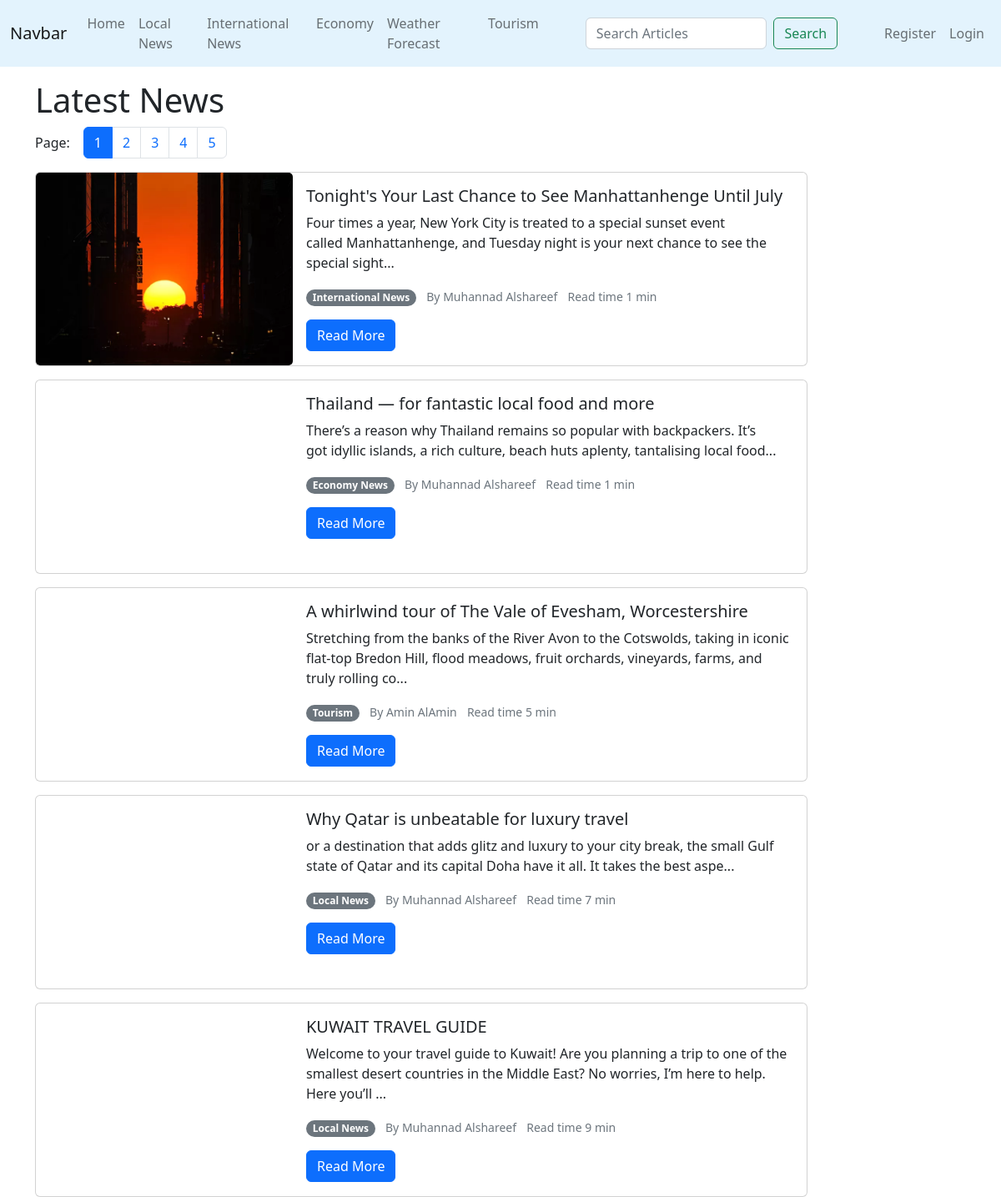
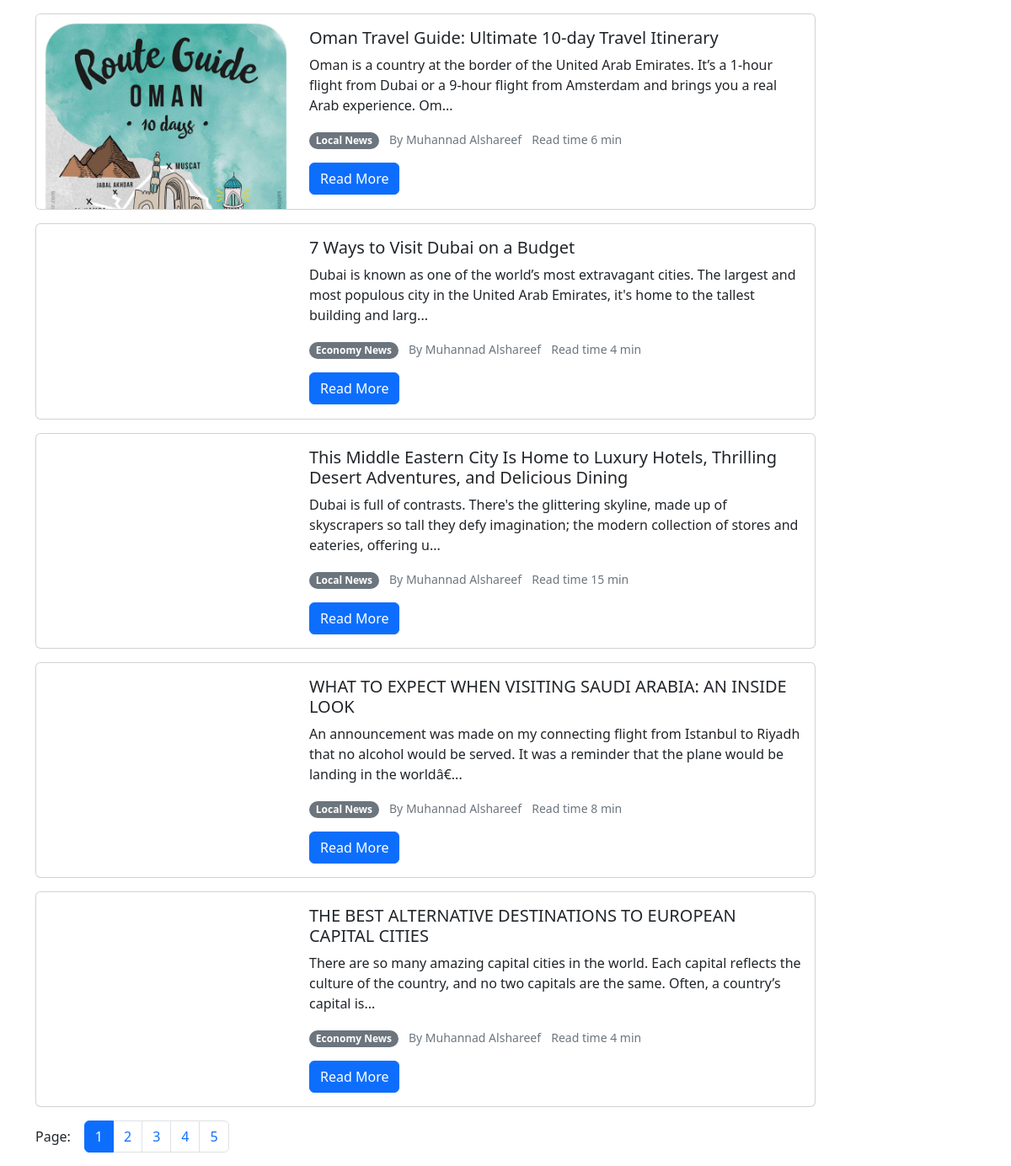
The app's page /displayNews/index.php with its own data (2 pictures, top to bottom).
### tables this page shows
CREATE TABLE `Articles` (
  `articleId` int(20) NOT NULL,
  `title` varchar(250) NOT NULL,
  `content` longtext NOT NULL,
  `readTime` int(250) NOT NULL,
  `writtenBy` int(20) NOT NULL,
  `date` datetime NOT NULL,
  `category` varchar(50) NOT NULL,
  `published` tinyint(1) NOT NULL DEFAULT 0,
  `approved` tinyint(1) NOT NULL DEFAULT 0,
  `removed` tinyint(1) NOT NULL DEFAULT 0,
  `thumbnail` varchar(1000) DEFAULT NULL
);

### models/Article.php (called while the page is built, shortened)
<?php
class Article
{
    public $category;
    public $author;
    public static function __set_state(array $state): Article
    {
        $article = new Article(
            (int) $state['articleId'],
            $state['title'],
            $state['content'],
            (int) $state['readTime'],
            (int) $state['writtenBy'],
            $state['date'],
            $state['category'],
            (bool) $state['published'],
            (bool) $state['approved'],
            (bool) $state['removed'],
            $state['thumbnail']
        );
        if (isset($state['author']))
            $article->author = $state['author'];
        return $article;
    }
    public function __construct(
        ?int $articleId,
        string $title,
        string $content,
        int $readTime,
        int $writtenBy,
        string $date,
        string $category,
        bool $published,
        bool $approved,
        bool $removed,
        ?string $thumbnail
    ) {
        $this->articleId = $articleId;
        $this->title = $title;
        $this->content = $content;
        $this->readTime = $readTime;
        $this->category = $category;
        $this->thumbnail = $thumbnail;
    }
    public static function get_published_articles(): Pagination
    {
        $pagination = new Pagination(10, 'call GetLatestArticles(', true);
        return $pagination;
    }
    public function display_category(): string
    {
        switch ($this->category) {
            case 'local':
                return 'Local News';
            case 'international':
                return 'International News';
            case 'economy':
                return 'Economy News';
            case 'tourism':
                return 'Tourism';
        }
    }
    public function get_author_name(): ?string
    {
        if (isset($this->author) && !empty($this->author))
            return $this->author;
    }
}

### Database.php (called while the page is built, shortened)
<?php
class Database
{
    public static $instance = null;
    public $mysqli = null;
    private function __construct()
    {
        if ($this->mysqli == null) {
            $this->mysqli = new mysqli(DB_HOSTNAME, DB_USERNAME, DB_PASSWORD, DB_DATABASE);
            $this->mysqli->set_charset('utf8mb4');
        }
    }
    public static function getInstance(): self
    {
        if (self::$instance == null) {
            return new self();
        }
    }
    public function query(string $sql): object
    {
        $result = $this->mysqli->query($sql);
        return $result;
    }
}

### displayNews/index.php (the view, shortened to what this page needs)
<?php
$pagination = Article::get_published_articles();
$articles = $pagination->get_page(null, function ($row) {
  return Article::__set_state($row);
});
?>
<div class="container">
  <h1>Latest News</h1>
  <div class="d-flex gap-3" style="align-items: first baseline;">
    Page:
    <?= $pagination->pagination_controls(); ?>
  </div>
  <div class="row">
    <?php
    foreach ($articles as $article) {
      echo '
<div class="col-12 col-lg-10">
<div class="card mb-3">
  <div class="row g-0">
    <div class="col-md-4">
<div class="card-img ratio" style="background-image: url(' . $article->thumbnail . ')" role="img"></div>
    </div>
    <div class="col-12 col-md-8">
      <div class="card-body">
        <h5 class="card-title">' . $article->title . '</h5>
        <p class="card-text">' . substr(strip_tags($article->content), 0, 170) . '...</p>
        <p class="card-text">
            <span class="badge rounded-pill text-bg-secondary vertical-align-middle">
                ' . $article->display_category() . '
            </span>
            <small class="ms-2 text-muted">By ' . $article->get_author_name() . '</small>
            <small class="ms-2 text-muted">Read time ' . $article->readTime . ' min</small>
        </p>
        <a href="' . BASE_URL . '/displayNews/article.php?id=' . $article->articleId . '" class="btn btn-primary">Read More</a>
      </div>
    </div>
  </div>
</div>
</div>
        ';
    }
    ?>
  </div>
  <div class="d-flex gap-3" style="align-items: first baseline;">
    Page:
    <?= $pagination->pagination_controls(); ?>
  </div>
</div>

### css/site.css (style rules this page uses)
.card-img { background-repeat: no-repeat; background-size: cover; background-position-x: 50%; --bs-aspect-ratio: calc(3 / 4 * 100%); }

### records on screen
articles: thumbnail (picture), title "Tonight's Your Last Chance to See Manhattanhenge Until July", content "Four times a year, New York City is treated to a special sunset event called Manhattanhenge, and Tuesday night is your next chance to see the special sight", category "International News", author_name "Muhannad Alshareef", readTime "1"
articles: title "Thailand — for fantastic local food and more", content "There’s a reason why Thailand remains so popular with backpackers. It’s got idyllic islands, a rich culture, beach huts aplenty, tantalising local food", category "Economy News", author_name "Muhannad Alshareef", readTime "1"
articles: title "A whirlwind tour of The Vale of Evesham, Worcestershire", content "Stretching from the banks of the River Avon to the Cotswolds, taking in iconic flat-top Bredon Hill, flood meadows, fruit orchards, vineyards, farms, and truly rolling co", category "Tourism", author_name "Amin AlAmin", readTime "5"
articles: title "Why Qatar is unbeatable for luxury travel", content "or a destination that adds glitz and luxury to your city break, the small Gulf state of Qatar and its capital Doha have it all. It takes the best aspe", category "Local News", author_name "Muhannad Alshareef", readTime "7"
articles: title "KUWAIT TRAVEL GUIDE", content "Welcome to your travel guide to Kuwait! Are you planning a trip to one of the smallest desert countries in the Middle East? No worries, I’m here to help. Here you’ll", category "Local News", author_name "Muhannad Alshareef", readTime "9"
articles: thumbnail (picture), title "Oman Travel Guide: Ultimate 10-day Travel Itinerary", content "Oman is a country at the border of the United Arab Emirates. It’s a 1-hour flight from Dubai or a 9-hour flight from Amsterdam and brings you a real Arab experience. Om", category "Local News", author_name "Muhannad Alshareef", readTime "6"
articles: title "7 Ways to Visit Dubai on a Budget", content "Dubai is known as one of the world’s most extravagant cities. The largest and most populous city in the United Arab Emirates, it's home to the tallest building and larg", category "Economy News", author_name "Muhannad Alshareef", readTime "4"
articles: title "This Middle Eastern City Is Home to Luxury Hotels, Thrilling Desert Adventures, and Delicious Dining", content "Dubai is full of contrasts. There's the glittering skyline, made up of skyscrapers so tall they defy imagination; the modern collection of stores and eateries, offering u", category "Local News", author_name "Muhannad Alshareef", readTime "15"
articles: title "WHAT TO EXPECT WHEN VISITING SAUDI ARABIA: AN INSIDE LOOK", content "An announcement was made on my connecting flight from Istanbul to Riyadh that no alcohol would be served. It was a reminder that the plane would be landing in the worldâ€", category "Local News", author_name "Muhannad Alshareef", readTime "8"
articles: title "THE BEST ALTERNATIVE DESTINATIONS TO EUROPEAN CAPITAL CITIES", content "There are so many amazing capital cities in the world. Each capital reflects the culture of the country, and no two capitals are the same. Often, a country’s capital is", category "Economy News", author_name "Muhannad Alshareef", readTime "4"
